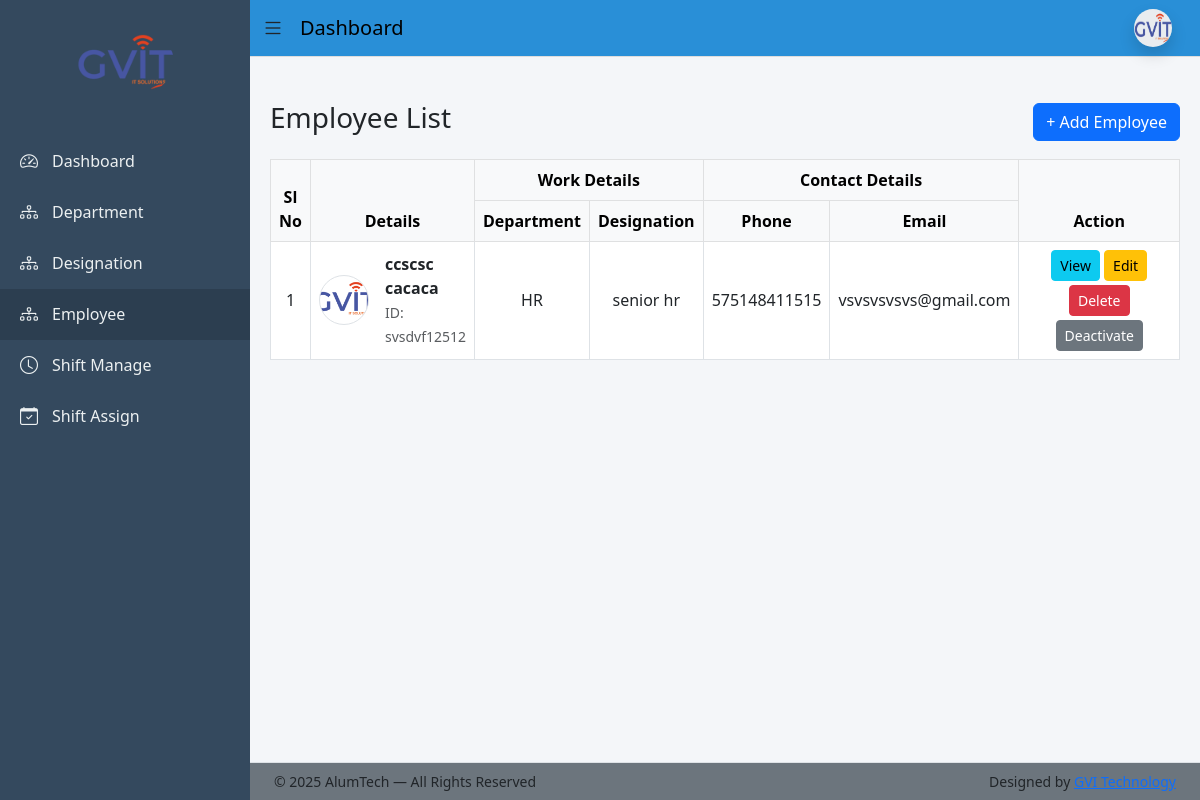
Page /employee/ (signed in) on the earlier database version.
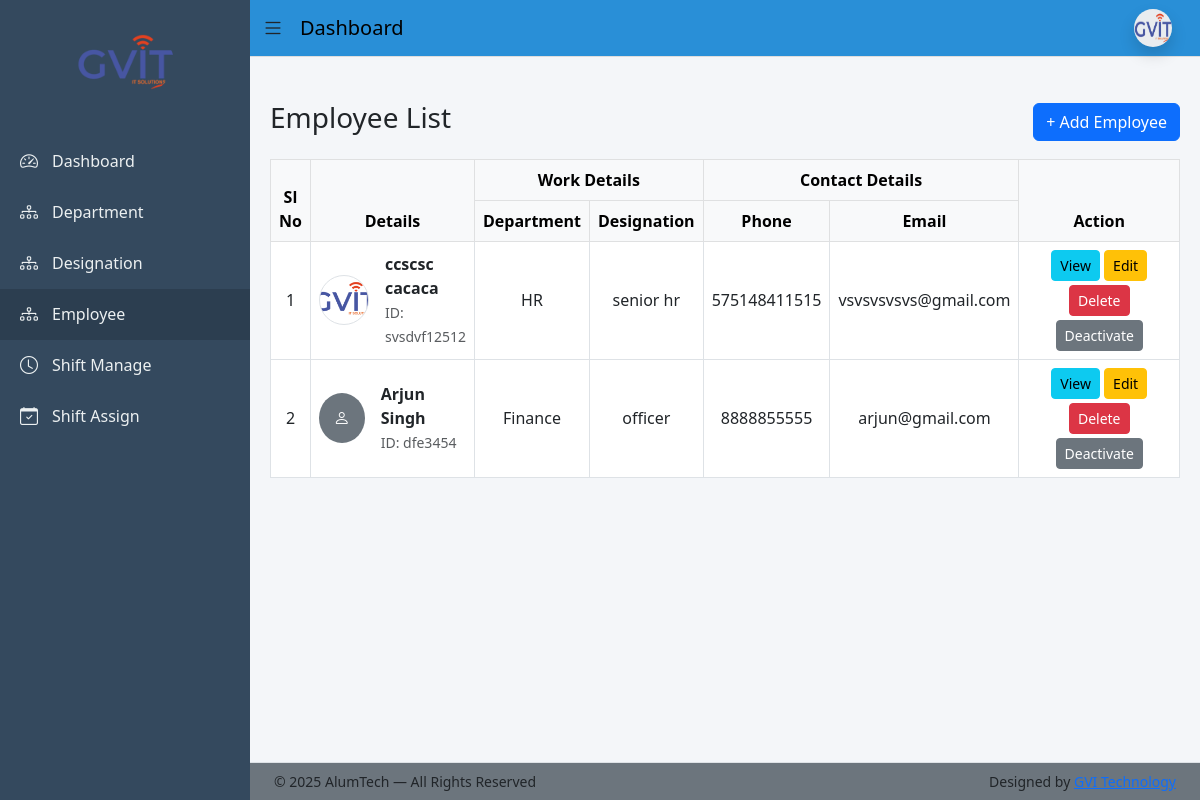
Same page on the later database version.
### app/models.py (models this page shows, shortened)
class Employee(models.Model):
    BLOOD_GROUP_CHOICES = [
        ('A+', 'A+'), ('A-', 'A-'),
        ('B+', 'B+'), ('B-', 'B-'),
        ('O+', 'O+'), ('O-', 'O-'),
        ('AB+', 'AB+'), ('AB-', 'AB-'),
    ]
    BACHELOR_CHOICES = [
        ('BCom', 'B.Com'),
        ('BSc', 'B.Sc'),
        ('BA', 'B.A'),
        ('BTech', 'B.Tech'),
    ]
    MASTER_CHOICES = [
        ('MCom', 'M.Com'),
        ('MSc', 'M.Sc'),
        ('MA', 'M.A'),
        ('MTech', 'M.Tech'),
    ]
    first_name = models.CharField(max_length=50)
    middle_name = models.CharField(max_length=50, blank=True)
    last_name = models.CharField(max_length=50)
    gender = models.CharField(max_length=10,choices=[('Male','Male'),('Female','Female'),('Other','Other')])
    blood_group = models.CharField(max_length=10, choices=BLOOD_GROUP_CHOICES, blank=True, null=True)
    date_of_birth = models.DateField(null=True, blank=True)
    father_name = models.CharField(max_length=100, blank=True)
    mother_name = models.CharField(max_length=100, blank=True)
    user_id = models.CharField(max_length=20)
    password = models.CharField(max_length=10)
    email = models.EmailField(unique=True)
    contact_no = models.CharField(max_length=15)
    emergency_contact = models.CharField(max_length=15)
    address = models.TextField(blank=True, null=True)
    permanent_address = models.TextField(blank=True, null=True)
    bachelor_degree = models.CharField(max_length=10, choices=BACHELOR_CHOICES, blank=True, null=True)
    master_degree = models.CharField(max_length=10, choices=MASTER_CHOICES, blank=True, null=True)
    employee_id = models.CharField(max_length=20, unique=True)
    department = models.ForeignKey(Department, on_delete=models.PROTECT)
    designation = models.ForeignKey(Designation, on_delete=models.PROTECT)
    date_of_joining = models.DateField(blank=True, null=True)
    photo = models.ImageField(upload_to='employees/', blank=True, null=True)
    pan_no = models.CharField(max_length=10,blank=True,null=True)
    Aadhar_no = models.CharField(max_length=12,blank=True,null=True)
    Bank_name = models.CharField(max_length=50,blank=True,null=True)
    acc_no = models.CharField(max_length=15,blank=True,null=True)
    ifsc_no = models.CharField(max_length=15,blank=True,null=True)
    branch_name = models.CharField(max_length=50,blank=True,null=True)
    is_active = models.BooleanField(default=True)
    created_at = models.DateTimeField(auto_now_add=True)
    created_by = models.ForeignKey(User, on_delete=models.SET_NULL, null=True, blank=True)
    def full_name(self):
        return f"{self.first_name} {self.middle_name} {self.last_name}".strip()

class Department(models.Model):
    name = models.CharField(max_length=100, unique=True)
    description = models.TextField(blank=True)

class Designation(models.Model):
    department = models.ForeignKey(Department, on_delete=models.CASCADE)
    name = models.CharField(max_length=100)

### app/views.py (the view)
# urls.py: path('employee/', employee_list, name='employee_list'),
@never_cache
@login_required(login_url='login')
def employee_list(request):
    employees = Employee.objects.select_related(
        'department', 'designation'
    ).all()
    return render(request, 'employee/employee_list.html', {'employees': employees
    })

### templates/employee/employee_list.html (shortened to what this page needs)
{% extends 'base_dashboard.html' %}
{% block content %}
<div class="d-flex justify-content-between align-items-center mb-3">
  <h3>Employee List</h3>
  <a href="{% url 'employee_add' %}" class="btn btn-primary">
    + Add Employee
  </a>
</div>
<div class="table-responsive">
  <table class="table table-bordered align-middle text-center">
    <thead class="table-light">
      <tr>
        <th rowspan="2">Sl No</th>
        <th rowspan="2">Details</th>
        <th colspan="2">Work Details</th>
        <th colspan="2">Contact Details</th>
        <th rowspan="2" style="width:200px">Action</th>
      </tr>
      <tr>
        <th>Department</th>
        <th>Designation</th>
        <th>Phone</th>
        <th>Email</th>
      </tr>
    </thead>
    <tbody>
      {% for emp in employees %}
      <tr>
        <td>{{ forloop.counter }}</td>
        <td class="text-start">
          <div class="d-flex align-items-center gap-3">
            {% if emp.photo %}
              <img src="{{ emp.photo.url }}"
                   class="rounded-circle border"
                   width="50" height="50"
                   style="object-fit:cover;">
            {% else %}
              <div class="rounded-circle bg-secondary text-white d-flex
                          align-items-center justify-content-center"
                   style="width:50px;height:50px;">
                <i class="bi bi-person"></i>
              </div>
            {% endif %}
            <div>
              <strong>{{ emp.full_name }}</strong><br>
              <small class="text-muted">ID: {{ emp.employee_id }}</small>
            </div>
          </div>
        </td>
        <td>{{ emp.department.name }}</td>
        <td>{{ emp.designation.name }}</td>
        <td>{{ emp.contact_no }}</td>
        <td>{{ emp.email }}</td>
        <td>
          <a href="{% url 'employee_view' emp.id %}" class="btn btn-info btn-sm mb-1">
            View
          </a>
          <a href="{% url 'employee_edit' emp.id %}" class="btn btn-warning btn-sm mb-1">
            Edit
          </a>
          <a href="{% url 'employee_delete' emp.id %}"
             class="btn btn-danger btn-sm mb-1"
             onclick="return confirm('Delete this employee?');">
            Delete
          </a>
          <a href="{% url 'employee_toggle_status' emp.id %}"
             class="btn btn-sm {% if emp.is_active %}btn-secondary{% else %}btn-success{% endif %}">
            {% if emp.is_active %}Deactivate{% else %}Activate{% endif %}
          </a>
        </td>
      </tr>
      {% empty %}
      <tr>
        <td colspan="7" class="text-center text-muted">
          No employees found
        </td>
      </tr>
      {% endfor %}
    </tbody>
  </table>
</div>
{% endblock %}

### templates/base_dashboard.html (shortened to what this page needs)
{% load static %}
<!doctype html>
<html lang="en">
  <head>
    <link
      href="https://cdn.jsdelivr.net/npm/bootstrap@5.3.0/dist/css/bootstrap.min.css"
      rel="stylesheet"
    />
    <link
      href="https://cdn.jsdelivr.net/npm/bootstrap-icons@1.11.1/font/bootstrap-icons.css"
      rel="stylesheet"
    />
    <link rel="stylesheet" href="{% static 'css/dashboard_style.css' %}" />
  </head>
  <body>
    <div class="sidebar" id="sidebar">
      <div class="sidebar-logo">
        <img src="{% static 'images/gvit.png' %}" alt="Logo" />
      </div>
      <a
        href="{% url 'dashboard' %}"
        class="{% if request.resolver_match.url_name == 'dashboard' %}active{% endif %}"
      >
        <i class="bi bi-speedometer2"></i>
        <span>Dashboard</span>
      </a>
      <a
        href="{% url 'department_list' %}"
        class="{% if request.resolver_match.url_name == 'department_list' %}active{% endif %}"
      >
        <i class="bi bi-diagram-3"></i>
        <span>Department</span>
      </a>
      <a
        href="{% url 'designation_list' %}"
        class="{% if request.resolver_match.url_name == 'designation_list' %}active{% endif %}"
      >
        <i class="bi bi-diagram-3"></i>
        <span>Designation</span>
      </a>
      <a
        href="{% url 'employee_list' %}"
        class="{% if request.resolver_match.url_name == 'employee_list' %}active{% endif %}"
      >
        <i class="bi bi-diagram-3"></i>
        <span>Employee</span>
      </a>
      <a href="{% url 'shift_list' %}">
  <i class="bi bi-clock"></i>
  <span>Shift Manage</span>
</a>
      <a href="javascript:void(0)">
        <i class="bi bi-calendar-check"></i>
        <span>Shift Assign</span>
      </a>
    </div>
    <nav class="navbar navbar-expand-lg navbar-custom" id="navbar">
      <div class="container-fluid">
        <i class="bi bi-list toggle-btn" onclick="toggleSidebar()"></i>
        <span class="navbar-brand ms-3">Dashboard</span>
        <div class="ms-auto d-flex align-items-center gap-3 me-3">
          <div class="dropdown">
            <a href="#" data-bs-toggle="dropdown">
              <img
                src="{% static 'images/gvit.png' %}"
                width="38"
                height="38"
                class="rounded-circle shadow bg-body-secondary"
                alt="Profile"
              />
            </a>
          </div>
        </div>
      </div>
    </nav>
    <div class="content mt-4" id="content">
      {% block content %}{% endblock %}
    </div>
    <footer id="footer" class="bg-secondary border-top fixed-bottom">
      <div class="container-fluid px-4">
        <div class="row align-items-center py-2">
          <div class="col-md-6 small">
            © 2025 AlumTech — All Rights Reserved
          </div>
          <div class="col-md-6 text-md-end small">
            Designed by
            <a href="https://www.gvitechnology.com/" target="_blank"
              >GVI Technology</a
            >
          </div>
        </div>
      </div>
    </footer>
  </body>
</html>

### static/css/dashboard_style.css (style rules this page uses)
body { overflow-x: hidden; background: #f4f6f9; }
.sidebar { width: 250px; height: 100vh; background: #34495e; position: fixed; top: 0; left: 0; padding-top: 20px; color: white; transition: all 0.3s ease; z-index: 1000; }
.sidebar-logo { display: flex; justify-content: center; align-items: center; margin-bottom: 32px; position: relative; }
.sidebar-logo img { max-width: 110px; height: auto; border-radius: 50%; padding: 6px; transition: all 0.35s ease; }
.sidebar-logo::after { content: "Your Bank Dashboard"; position: absolute; left: 80px; background: #2c3e50; color: #fff; padding: 6px 10px; border-radius: 4px; font-size: 12px; opacity: 0; pointer-events: none; white-space: nowrap; transition: 0.3s ease; }
.sidebar a { color: #ecf0f1; padding: 12px 20px; display: flex; align-items: center; gap: 12px; text-decoration: none; transition: 0.3s; white-space: nowrap; }
.sidebar a i { font-size: 18px; min-width: 20px; }
.sidebar a:hover, .sidebar a.active { background: #2c3e50; }
.navbar-custom { background: #298fd7; border-bottom: 1px solid #ddd; margin-left: 250px; transition: margin-left 0.3s ease; }
.toggle-btn { font-size: 22px; cursor: pointer; transition: 0.3s; }
.content { margin-left: 250px; padding: 20px; padding-bottom: 80px; transition: margin-left 0.3s ease; }
#footer { left: 250px; transition: left 0.3s ease; }

Differences in the rows shown:
added Employee: full_name "Arjun Singh", employee_id "dfe3454", department.name "Finance", designation.name "officer", contact_no "8888855555", email "arjun@gmail.com", is_active "Deactivate"
